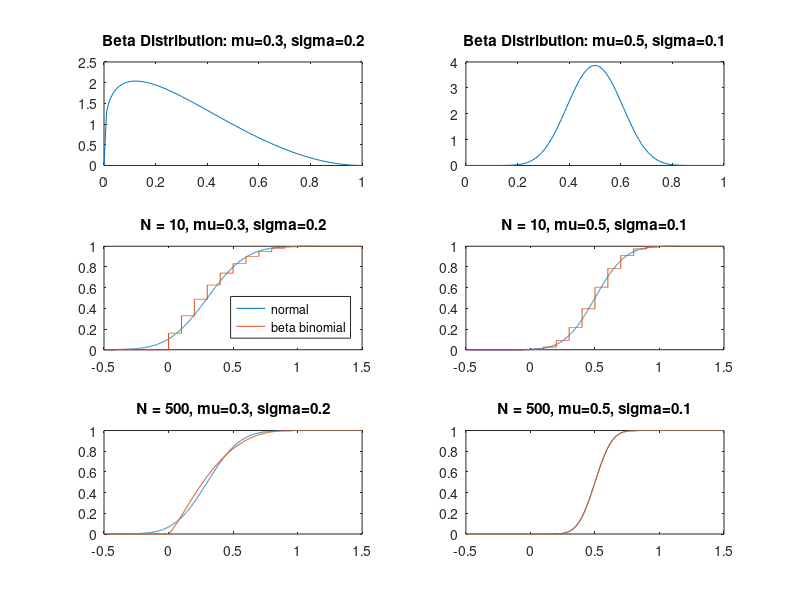

This chart was generated by the following MATLAB code:
clear;
close all;

figure
%%
m = 0.3;
v = 0.2;

v = v * v;
a = ((1 - m) / v - 1 / m) * m * m;
b = a * (1 / m - 1);


% Parameters
N = 10;
x = 0:0.01:1;
subplot(3, 2, 1)
plot(x, betapdf(x, a, b))
title("Beta Distribution: \mu=0.3, \sigma=0.2");

subplot(3, 2, 3)

Ep = a / (a + b);
Vp = a * b * (a + b + N) / N / (a + b) ^ 2 / (a + b + 1);

step = 10000;
x2 = linspace(-0.5 * N, 1.5 * N, step);
n_cdf = normcdf(x2 / N, Ep, sqrt(Vp));

floor_x2 = floor(x2);
floor_x2(x2 < 0) = 0;
floor_x2(x2 > N) = N;
bb_pmf = exp(gammaln(N + 1)-gammaln(floor_x2 + 1)-gammaln(N - floor_x2 + 1)) .* ...
    beta((a + floor_x2),(b + N - floor_x2)) / beta(a, b);
bb_pmf(x2 < 0) = 0;
bb_pmf([false bb_pmf(1:end-1) == bb_pmf(2:end)]) = 0;
bb_cdf = cumsum(bb_pmf);

dist = sum(abs(n_cdf - bb_cdf)) / (step - 1);

plot(x2 / N, n_cdf, '-')
hold on
stairs(x2 / N, bb_cdf, "-")
ylim([0 1])
xlim([-0.5 1.5])

legend("normal", "beta binomial", "location", "southeast")

title("N = 10, \mu=0.3, \sigma=0.2")

%%
m = 0.3;
v = 0.2;

v = v * v;
a = ((1 - m) / v - 1 / m) * m * m;
b = a * (1 / m - 1);

% Parameters
N = 500;

subplot(3, 2, 5)
Ep = a / (a + b);
Vp = a * b * (a + b + N) / N / (a + b) ^ 2 / (a + b + 1);

step = 10000;
x2 = linspace(-0.5 * N, 1.5 * N, step);
n_cdf = normcdf(x2 / N, Ep, sqrt(Vp));

floor_x2 = floor(x2);
floor_x2(x2 < 0) = 0;
floor_x2(x2 > N) = N;
bb_pmf = exp(gammaln(N + 1)-gammaln(floor_x2 + 1)-gammaln(N - floor_x2 + 1)) .* ...
    beta((a + floor_x2),(b + N - floor_x2)) / beta(a, b);
bb_pmf(x2 < 0) = 0;
bb_pmf([false bb_pmf(1:end-1) == bb_pmf(2:end)]) = 0;
bb_cdf = cumsum(bb_pmf);

dist = sum(abs(n_cdf - bb_cdf)) / (step - 1);

plot(x2 / N, n_cdf, '-')
hold on
stairs(x2 / N, bb_cdf, "-")
ylim([0 1])
xlim([-0.5 1.5])

title("N = 500, \mu=0.3, \sigma=0.2")

%%
m = 0.5;
v = 0.1;

v = v * v;
a = ((1 - m) / v - 1 / m) * m * m;
b = a * (1 / m - 1);

x = 0:0.01:1;
subplot(3, 2, 2)
plot(x, betapdf(x, a, b))
title("Beta Distribution: \mu=0.5, \sigma=0.1");

subplot(3, 2, 4)
% Parameters
N = 10;

Ep = a / (a + b);
Vp = a * b * (a + b + N) / N / (a + b) ^ 2 / (a + b + 1);

step = 10000;
x2 = linspace(-0.5 * N, 1.5 * N, step);
n_cdf = normcdf(x2 / N, Ep, sqrt(Vp));

floor_x2 = floor(x2);
floor_x2(x2 < 0) = 0;
floor_x2(x2 > N) = N;
bb_pmf = exp(gammaln(N + 1)-gammaln(floor_x2 + 1)-gammaln(N - floor_x2 + 1)) .* ...
    beta((a + floor_x2),(b + N - floor_x2)) / beta(a, b);
bb_pmf(x2 < 0) = 0;
bb_pmf([false bb_pmf(1:end-1) == bb_pmf(2:end)]) = 0;
bb_cdf = cumsum(bb_pmf);

dist = sum(abs(n_cdf - bb_cdf)) / (step - 1);

plot(x2 / N, n_cdf, '-')
hold on
stairs(x2 / N, bb_cdf, "-")
ylim([0 1])
xlim([-0.5 1.5])

title("N = 10, \mu=0.5, \sigma=0.1")

%%
subplot(3, 2, 6)

m = 0.5;
v = 0.1;

v = v * v;
a = ((1 - m) / v - 1 / m) * m * m;
b = a * (1 / m - 1);

% Parameters
N = 500;
x = 0:N;

Ep = a / (a + b);
Vp = a * b * (a + b + N) / N / (a + b) ^ 2 / (a + b + 1);

step = 10000;
x2 = linspace(-0.5 * N, 1.5 * N, step);
n_cdf = normcdf(x2 / N, Ep, sqrt(Vp));

floor_x2 = floor(x2);
floor_x2(x2 < 0) = 0;
floor_x2(x2 > N) = N;
bb_pmf = exp(gammaln(N + 1)-gammaln(floor_x2 + 1)-gammaln(N - floor_x2 + 1)) .* ...
    beta((a + floor_x2),(b + N - floor_x2)) / beta(a, b);
bb_pmf(x2 < 0) = 0;
bb_pmf([false bb_pmf(1:end-1) == bb_pmf(2:end)]) = 0;
bb_cdf = cumsum(bb_pmf);

dist = sum(abs(n_cdf - bb_cdf)) / (step - 1);

plot(x2 / N, n_cdf, '-')
hold on
stairs(x2 / N, bb_cdf, "-")
ylim([0 1])
xlim([-0.5 1.5])

title("N = 500, \mu=0.5, \sigma=0.1")